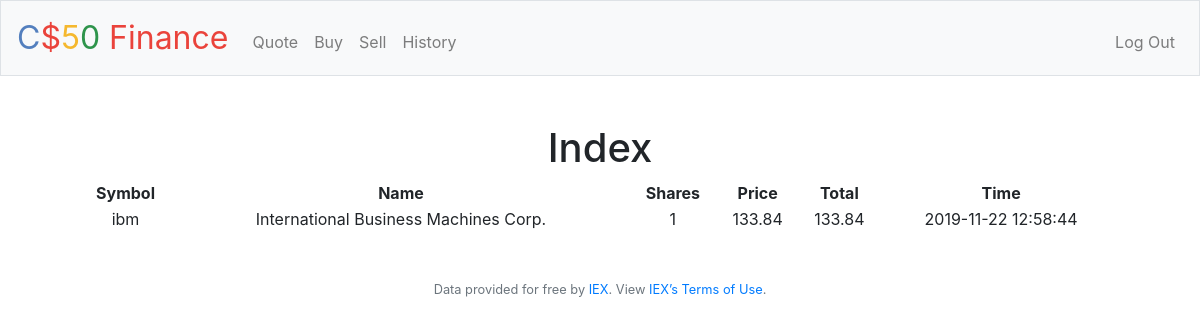
/ (signed in), run on the app's committed database.
### tables this page shows
CREATE TABLE 'history' ('id' integer PRIMARY KEY AUTOINCREMENT NOT NULL, 'user_id' integer, 'symbol' text, 'names' text, 'shares' integer, 'price' double precision, 'total' double precision, 'time' timestamp DEFAULT CURRENT_TIMESTAMP);

### application.py (the view)
@app.route("/")
@login_required
def index():
    myid = session["user_id"]
    history = db.execute("SELECT symbol, names, SUM(shares), price, SUM(total), time FROM history WHERE names IN (SELECT DISTINCT(names) FROM history WHERE user_id = :myid) AND user_id = :myid GROUP BY names", myid = myid)
    return render_template("index.html", history = history)

### application.py (called while the page is built)
@app.after_request
def after_request(response):
    response.headers["Cache-Control"] = "no-cache, no-store, must-revalidate"
    response.headers["Expires"] = 0
    response.headers["Pragma"] = "no-cache"
    return response

### helpers.py (called while the page is built)
def login_required(f):
    @wraps(f)
    def decorated_function(*args, **kwargs):
        if session.get("user_id") is None:
            return redirect("/login")
        return f(*args, **kwargs)
    return decorated_function

### templates/index.html (shortened to what this page needs)
{% extends "layout.html" %}
{% block main %}
    <h1>Index</h1>
    <table style="width:100%">
        <tr>
            <th>Symbol</th>
            <th>Name</th>
            <th>Shares</th>
            <th>Price</th>
            <th>Total</th>
            <th>Time</th>
        </tr>
        {% for row in history %}
        <tr>
            <td>{{row["symbol"]}}</td>
            <td>{{row["names"]}}</td>
            <td>{{row["SUM(shares)"]}}</td>
            <td>{{row["price"]}}</td>
            <td>{{row["SUM(total)"]}}</td>
            <td>{{row["time"]}}</td>
        </tr>
        {% endfor %}
    </table>
{% endblock %}

### data on the page
history: symbol "ibm", names "International Business Machines Corp.", shares "1", price "133.84", row "133.84", time "2019-11-22 12:58:44"
